Frame 1 (no input): blank canvas, image omitted
Frame 60 (no input): blank canvas, image omitted
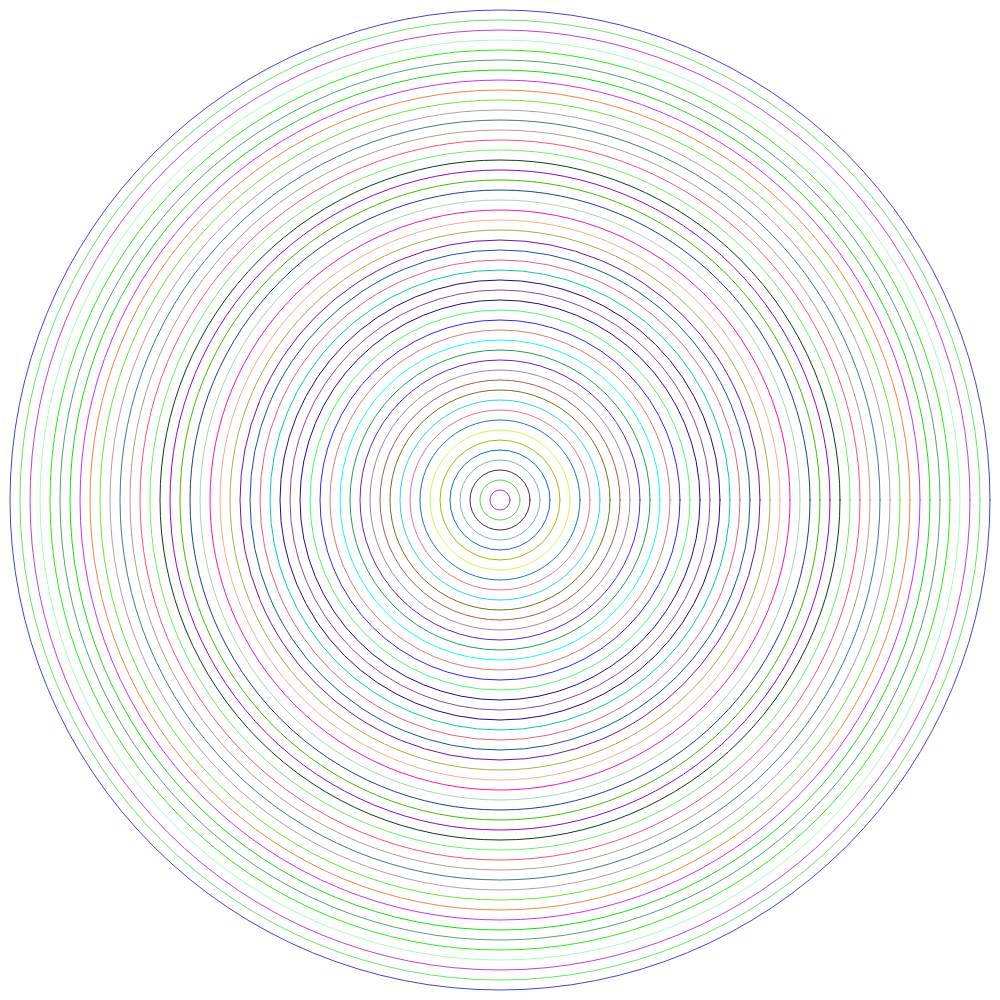
Frame 120 (the mouse pressed at the canvas centre since frame 60)

The p5.js sketch whose frames 1 and 60 were blank and that drew this single picture after the mouse press (run headless with seeded random() and noise() and a simulated clock; from frame 60 on, the mouse is pressed at the canvas centre):

// p5.js sketch
// ── sketch.js
/*

Building upon your chosen theme, create a responsive sketch in p5.js involving user input and iteration. You may use the previous assignments as a starting point, or begin a completely new sketch.

The sketch must include the following:

At least one while statement
At least two for loops that create a pattern of some kind
A developed concept and techniques moving beyond the in-class demos
Include as a comment at the top of your sketch: your name, title, any instructions for the user

*/


function setup()
{
  createCanvas(1000, 1000);
noFill();
rectMode(CENTER);
}

function draw() 
{
  if(pmouseX!=mouseX && pmouseY!=mouseY ){
for (let i = 20; i < width; i +=20 )
  {
  stroke(random(0,255),random(0,255),random(0,255));
  ellipse(mouseX,mouseY,i,i);
}
  }

}
